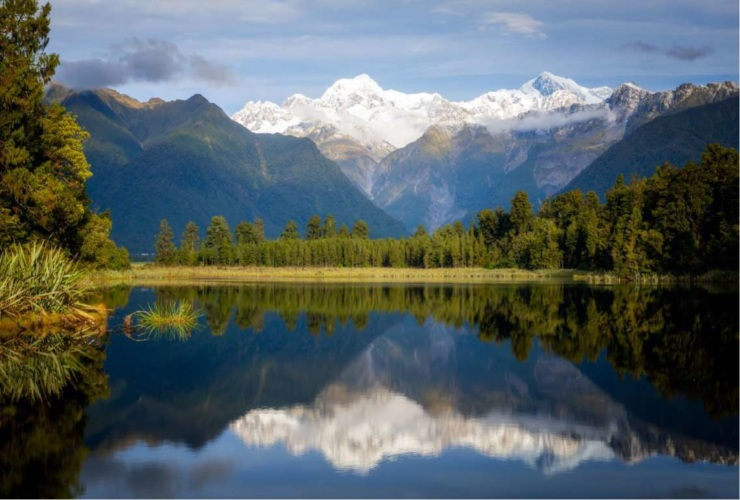
#> input picture smooth_n_sharp/lake_nz.jpg, 740 x 500 px
$ python sharp_filter.py
#> lines starting #> are read from the running program, lines starting #| are printed output that depends on the picture
import cv2
import numpy as np

img = cv2.imread("lake_nz.jpg")
#> img is the input picture: shape (500, 740, 3); mean B, G, R 99.5, 97.7, 86.6
# Laplacian Filters
# [(1,1,1),(1,-8,1),(1,1,1)]
mask1 = np.ones([3,3], dtype=int)
mask1[1][1] = -8

# [(0,1,0),(1,-4,1),(0,1,0)]
mask2 = np.zeros([3,3], dtype=int)
mask2[1][1] = -4
mask2[1][0]=mask2[0][1]=mask2[2][0]=mask2[0][2]=1

def filter(img1, mask):
    m, n = img1.shape
    img_new = np.zeros([m, n])
    for i in range(1, m-1):
        for j in range(1, n-1):
            temp = img1[i-1, j-1]*mask[0, 0]+img1[i-1, j]*mask[0, 1]+img1[i-1, j + 1]*mask[0, 2]+img1[i, j-1]*mask[1, 0]+ img1[i, j]*mask[1, 1]+img1[i, j + 1]*mask[1, 2]+img1[i + 1, j-1]*mask[2, 0]+img1[i + 1, j]*mask[2, 1]+img1[i + 1, j + 1]*mask[2, 2]
            img_new[i, j]= temp
    return img_new


r,g,b = cv2.split(img)
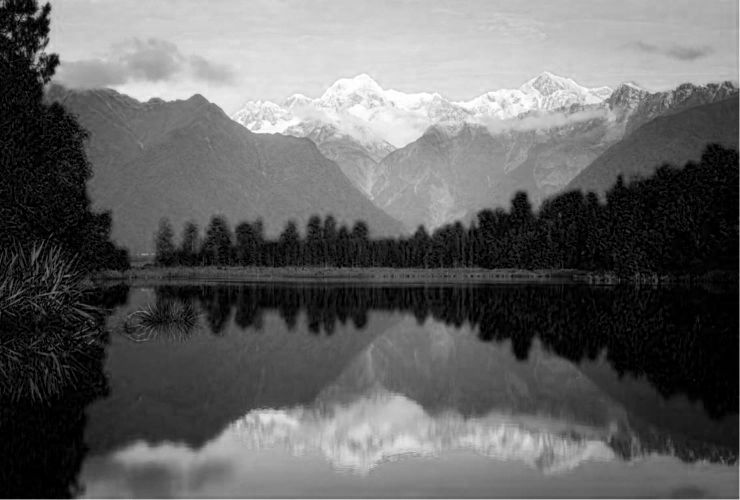
#> r: shape (500, 740); min 0, max 255, mean 99.5
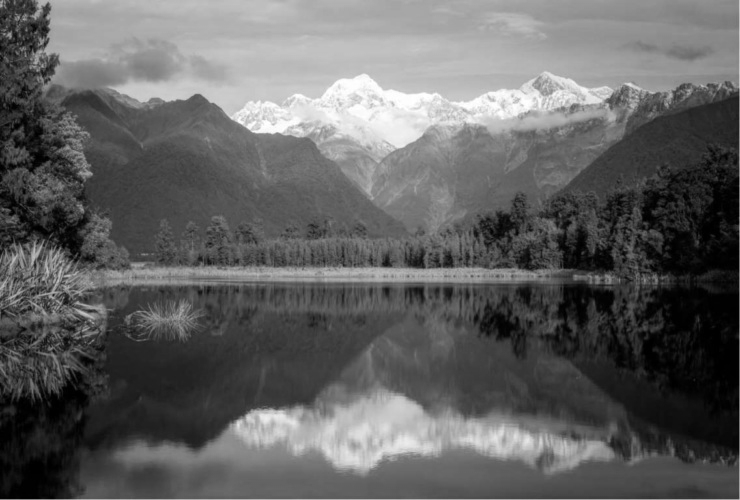
#> g: shape (500, 740); min 0, max 255, mean 97.7
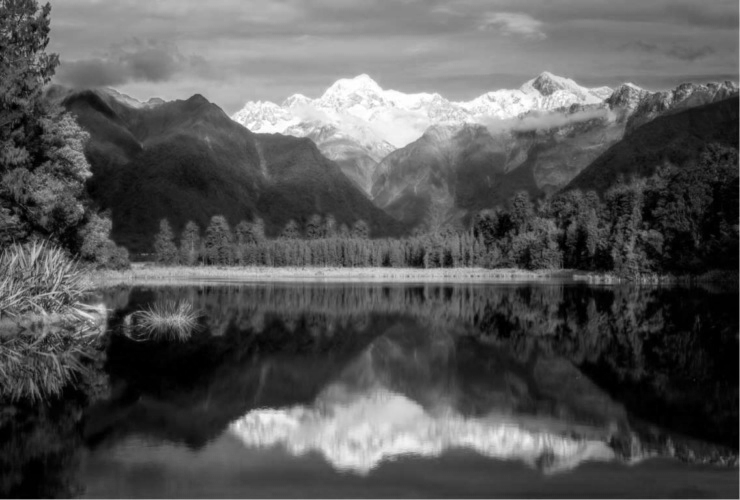
#> b: shape (500, 740); min 0, max 255, mean 86.6

R1 = filter(r, mask1); G1 = filter(g, mask1); B1 = filter(b, mask1)
#> after the loop in filter, `for i in range(1, m-1):`:
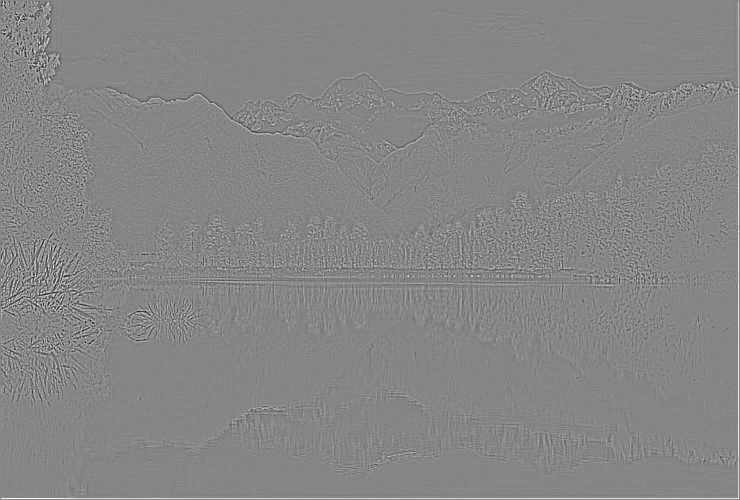
#> img_new: shape (500, 740) float64; min -441, max 398, mean 0.9; drawn with min black and max white
#> after the loop in filter (call 3), `for i in range(1, m-1):`:
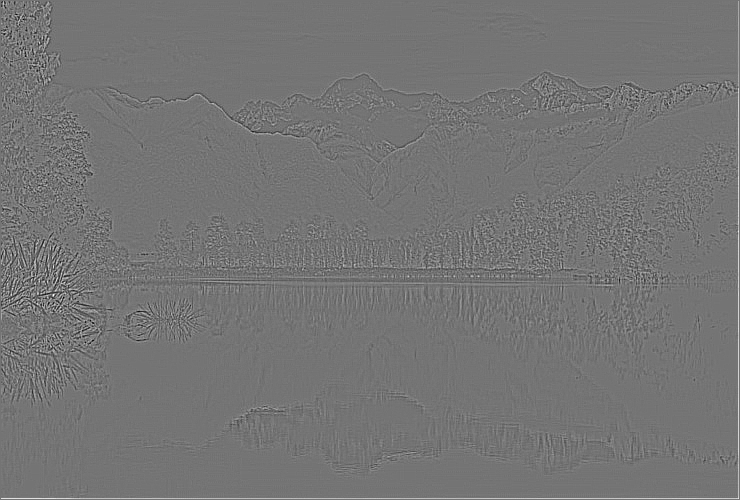
#> img_new: shape (500, 740) float64; min -398, max 471, mean 0.9; drawn with min black and max white
sharp1 = cv2.merge((R1,G1,B1))

R2 = filter(r, mask1); G2 = filter(g, mask1); B2 = filter(b, mask1)
sharp2 = cv2.merge((R2,G2,B2))

cv2.imshow('', sharp1)
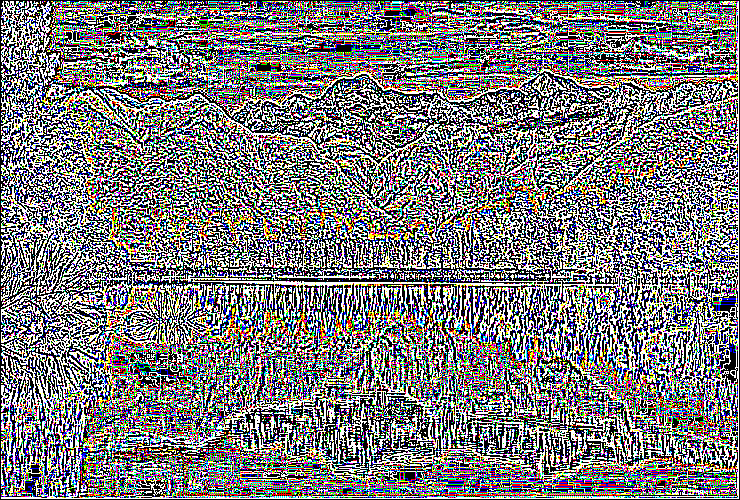
#> window '': shape (500, 740, 3); mean B, G, R 123.5, 122.1, 123.7
cv2.waitKey(0)
cv2.imshow('', sharp2)
cv2.waitKey(0)
cv2.destroyAllWindows()
